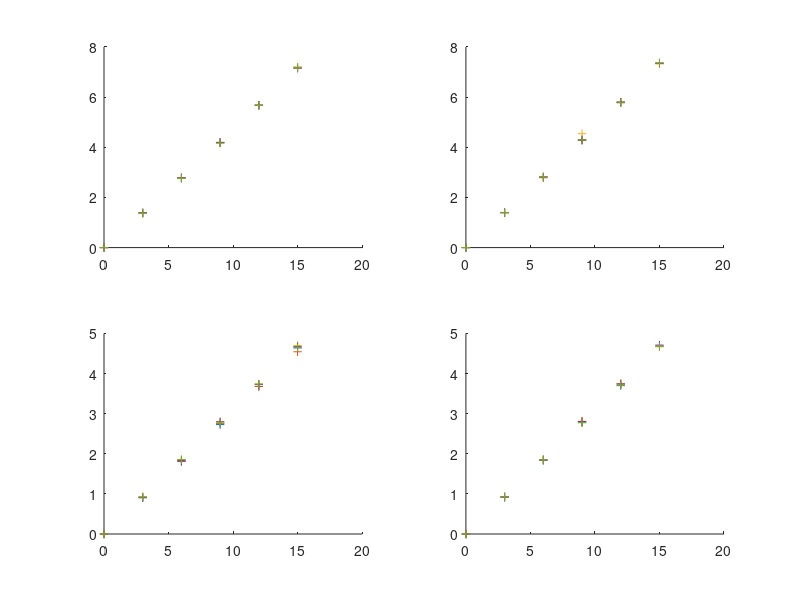

Here is the MATLAB script that generated this plot:
%% Spring rate
clc;
clear;
close all;
% Data 
s = [0 3 6 9 12 15]';
front_right = [  0    0   0   0   0;
                142  142 141 142 143;
                287  284 287 287 287;
                437  436 463 438 438;
                589  592 589 591 591;
                749  748 747 750 751]/1000 * 9.81;
          
front_left = [  0   0   0   0   0;
               141 141 139 141 140 ;
               284 283 283 283 281 ;
               428 426 426 427 425 ;
               579 578 579 579 578 ;
               733 732 734 729 731 ]/1000 * 9.81;
          
rear_left  = [ 0   0   0   0   0;
              92  94  94  93  94;
              184 185 188 187 189 ;
              278 281 285 285 282 ;
              375 375 381 380 381 ;
              473 463 479 476 473 ]/1000 * 9.81;
          
rear_right = [ 0   0   0   0   0;
               93  95  94  94  94;
              187 189 189 188 188 ;
              283 286 286 286 283 ;
              377 382 381 381 378 ;
              477 477 476 480 476 ]/1000 * 9.81;
          
%% Regression



%% Plot Data

figure()
subplot(2,2,1)
hold on
plot(s, front_left(:,1), '+')
plot(s, front_left(:,2), '+')
plot(s, front_left(:,3), '+')
plot(s, front_left(:,4), '+')
plot(s, front_left(:,5), '+')
hold off


subplot(2,2,2)
hold on
plot(s, front_right(:,1), '+')
plot(s, front_right(:,2), '+')
plot(s, front_right(:,3), '+')
plot(s, front_right(:,4), '+')
plot(s, front_right(:,5), '+')
hold off

subplot(2,2,3)
hold on
plot(s, rear_left(:,1), '+')
plot(s, rear_left(:,2), '+')
plot(s, rear_left(:,3), '+')
plot(s, rear_left(:,4), '+')
plot(s, rear_left(:,5), '+')
hold off


subplot(2,2,4)
hold on
plot(s, rear_right(:,1), '+')
plot(s, rear_right(:,2), '+')
plot(s, rear_right(:,3), '+')
plot(s, rear_right(:,4), '+')
plot(s, rear_right(:,5), '+')
hold off

